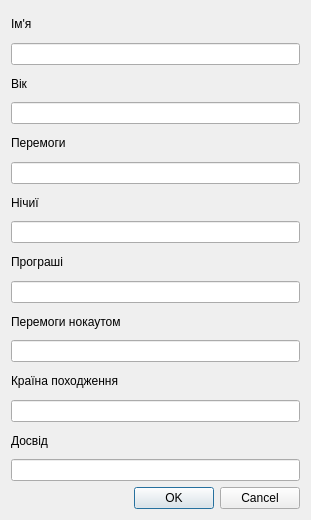
<?xml version="1.0" encoding="UTF-8"?>
<ui version="4.0">
 <class>Dialog</class>
 <widget class="QDialog" name="Dialog">
  <property name="geometry">
   <rect>
    <x>0</x>
    <y>0</y>
    <width>311</width>
    <height>520</height>
   </rect>
  </property>
  <property name="windowTitle">
   <string>Dialog</string>
  </property>
  <layout class="QVBoxLayout" name="verticalLayout">
   <item>
    <widget class="QLabel" name="label_8">
     <property name="text">
      <string>Ім'я</string>
     </property>
    </widget>
   </item>
   <item>
    <widget class="QLineEdit" name="name"/>
   </item>
   <item>
    <widget class="QLabel" name="label">
     <property name="text">
      <string>Вік</string>
     </property>
    </widget>
   </item>
   <item>
    <widget class="QLineEdit" name="age"/>
   </item>
   <item>
    <widget class="QLabel" name="label_2">
     <property name="text">
      <string>Перемоги</string>
     </property>
    </widget>
   </item>
   <item>
    <widget class="QLineEdit" name="won"/>
   </item>
   <item>
    <widget class="QLabel" name="label_3">
     <property name="text">
      <string>Нічиї</string>
     </property>
    </widget>
   </item>
   <item>
    <widget class="QLineEdit" name="drawn"/>
   </item>
   <item>
    <widget class="QLabel" name="label_4">
     <property name="text">
      <string>Програші</string>
     </property>
    </widget>
   </item>
   <item>
    <widget class="QLineEdit" name="lost"/>
   </item>
   <item>
    <widget class="QLabel" name="label_5">
     <property name="text">
      <string>Перемоги нокаутом</string>
     </property>
    </widget>
   </item>
   <item>
    <widget class="QLineEdit" name="kos"/>
   </item>
   <item>
    <widget class="QLabel" name="label_6">
     <property name="text">
      <string>Країна походження</string>
     </property>
    </widget>
   </item>
   <item>
    <widget class="QLineEdit" name="country"/>
   </item>
   <item>
    <widget class="QLabel" name="label_7">
     <property name="text">
      <string>Досвід</string>
     </property>
    </widget>
   </item>
   <item>
    <widget class="QLineEdit" name="experience"/>
   </item>
   <item>
    <widget class="QDialogButtonBox" name="buttonBox">
     <property name="orientation">
      <enum>Qt::Horizontal</enum>
     </property>
     <property name="standardButtons">
      <set>QDialogButtonBox::Cancel|QDialogButtonBox::Ok</set>
     </property>
    </widget>
   </item>
  </layout>
 </widget>
 <resources/>
 <connections>
  <connection>
   <sender>buttonBox</sender>
   <signal>accepted()</signal>
   <receiver>Dialog</receiver>
   <slot>accept()</slot>
   <hints>
    <hint type="sourcelabel">
     <x>248</x>
     <y>254</y>
    </hint>
    <hint type="destinationlabel">
     <x>157</x>
     <y>274</y>
    </hint>
   </hints>
  </connection>
  <connection>
   <sender>buttonBox</sender>
   <signal>rejected()</signal>
   <receiver>Dialog</receiver>
   <slot>reject()</slot>
   <hints>
    <hint type="sourcelabel">
     <x>316</x>
     <y>260</y>
    </hint>
    <hint type="destinationlabel">
     <x>286</x>
     <y>274</y>
    </hint>
   </hints>
  </connection>
 </connections>
</ui>
